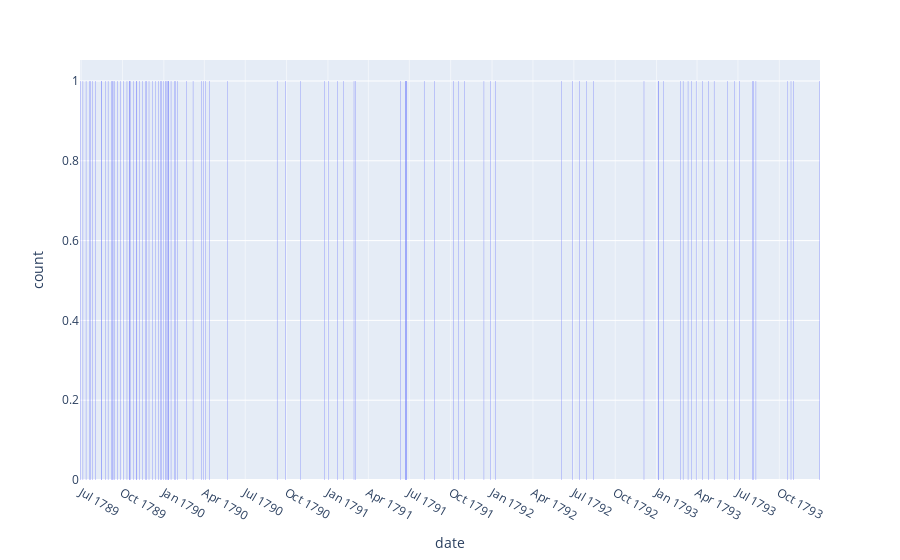

This figure's notebook cell:
### Markdown cell above
# Assemblee Dayoffs testé avec 1789-06-29 puis 1791-10-01

### Code cell
liste_date_dataframe2 = liste_date_dataframe[liste_date_dataframe['dates'] >= '1789-06-29']
Assemblee_dayoff = pd.date_range(
  start="1789-06-29", end="1794-01-01").difference(liste_date_dataframe2.index)
nbre_jours = pd.date_range(
start="1789-06-29", end="1794-01-01")

Assemblee_dayoff = pd.DataFrame(Assemblee_dayoff)
Assemblee_dayoff['date'] = Assemblee_dayoff
Assemblee_dayoff.drop(0, axis=1, inplace=True)
Assemblee_dayoff["date"] = pd.to_datetime(Assemblee_dayoff["date"])
Assemblee_dayoff['weekday'] = Assemblee_dayoff['date'].dt.day_name()

fig = px.histogram(Assemblee_dayoff, x="date", nbins=1827)
fig.update_layout(bargap=0.3)
fig.update_xaxes(showline=True, gridwidth=0.5, gridcolor='White')
fig.update_xaxes(dtick="M3")
fig.show()

### Figure 1 — Plotly figure (JSON) as saved in the notebook; plotly's stock layout.template omitted (floating-point values rounded to 4 significant figures)
{"data": [{"alignmentgroup": "True", "bingroup": "x", "hovertemplate": "date=%{x}<br>count=%{y}<extra></extra>", "legendgroup": "", "marker": {"color": "#636efa", "pattern": {"shape": ""}}, "name": "", "nbinsx": 1827, "offsetgroup": "", "orientation": "v", "showlegend": false, "type": "histogram", "x": ["1789-06-29T00:00:00", "1789-07-05T00:00:00", "1789-07-12T00:00:00", "1789-07-19T00:00:00", "1789-07-22T00:00:00", "1789-07-26T00:00:00", "1789-08-02T00:00:00", "1789-08-15T00:00:00", "1789-08-16T00:00:00", "1789-08-25T00:00:00", "1789-08-30T00:00:00", "1789-09-06T00:00:00", "1789-09-08T00:00:00", "1789-09-10T00:00:00", "1789-09-13T00:00:00", "1789-09-20T00:00:00", "1789-09-27T00:00:00", "1789-10-04T00:00:00", "1789-10-11T00:00:00", "1789-10-16T00:00:00", "1789-10-17T00:00:00", "1789-10-18T00:00:00", "1789-10-25T00:00:00", "1789-11-01T00:00:00", "1789-11-02T00:00:00", "1789-11-08T00:00:00", "1789-11-15T00:00:00", "1789-11-22T00:00:00", "1789-11-23T00:00:00", "1789-11-29T00:00:00", "1789-12-06T00:00:00", "1789-12-13T00:00:00", "1789-12-20T00:00:00", "1789-12-25T00:00:00", "1789-12-27T00:00:00", "1790-01-01T00:00:00", "1790-01-05T00:00:00", "1790-01-06T00:00:00", "1790-01-10T00:00:00", "1790-01-11T00:00:00", "1790-01-12T00:00:00", "1790-01-17T00:00:00", "1790-01-24T00:00:00", "1790-01-27T00:00:00", "1790-01-31T00:00:00", "1790-02-21T00:00:00", "1790-03-07T00:00:00", "1790-03-25T00:00:00", "1790-03-31T00:00:00", "1790-04-04T00:00:00", "1790-04-13T00:00:00", "1790-05-23T00:00:00", "1790-09-10T00:00:00", "1790-09-29T00:00:00", "1790-11-01T00:00:00", "1790-12-25T00:00:00", "1791-01-03T00:00:00", "1791-01-23T00:00:00", "1791-02-04T00:00:00", "1791-02-28T00:00:00", "1791-03-04T00:00:00", "1791-06-12T00:00:00", "1791-06-22T00:00:00", "1791-06-23T00:00:00", "1791-06-24T00:00:00", "1791-06-25T00:00:00", "1791-08-03T00:00:00", "1791-08-26T00:00:00", "1791-10-07T00:00:00", "1791-10-19T00:00:00", "1791-11-01T00:00:00", "1791-12-14T00:00:00", "1791-12-28T00:00:00", "1792-01-08T00:00:00", "1792-06-03T00:00:00", "1792-06-28T00:00:00", "1792-07-14T00:00:00", "1792-07-29T00:00:00", "1792-08-13T00:00:00", "1792-12-04T00:00:00", "1793-01-05T00:00:00", "1793-01-06T00:00:00", "1793-01-16T00:00:00", "1793-02-23T00:00:00", "1793-03-01T00:00:00", "1793-03-12T00:00:00", "1793-03-19T00:00:00", "1793-03-30T00:00:00", "1793-04-13T00:00:00", "1793-04-26T00:00:00", "1793-05-09T00:00:00", "1793-06-07T00:00:00", "1793-06-23T00:00:00", "1793-07-04T00:00:00", "1793-08-03T00:00:00", "1793-08-05T00:00:00", "1793-08-10T00:00:00", "1793-10-20T00:00:00", "1793-10-27T00:00:00", "1793-11-02T00:00:00", "1793-12-30T00:00:00"], "xaxis": "x", "yaxis": "y"}], "layout": {"bargap": 0.3, "barmode": "relative", "legend": {"tracegroupgap": 0}, "margin": {"t": 60}, "xaxis": {"anchor": "y", "domain": [0, 1], "dtick": "M3", "gridcolor": "White", "gridwidth": 0.5, "showline": true, "title": {"text": "date"}}, "yaxis": {"anchor": "x", "domain": [0, 1], "title": {"text": "count"}}}}
